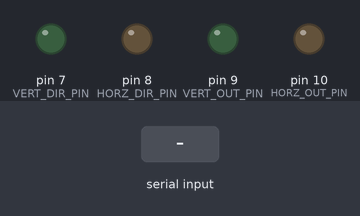
The sketch below on a simulated Arduino Uno, built with avr-gcc and run on an emulated ATmega328P. On the bench: output pins drawn as LEDs (lit = HIGH). Dashed ring = blinking. The test bench sets the inputs (shaded band).

Above: at 1.2 s.
1.3 s: "1" received over Serial
At 2.34 s:
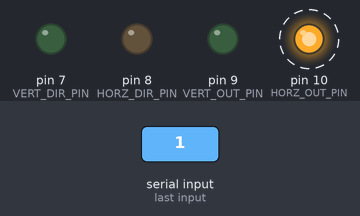
4.3 s: "0" received over Serial
At 4.91 s:
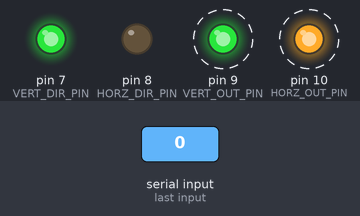
7.3 s: byte 101 (CMD_RESET) received over Serial
At 7.7 s:
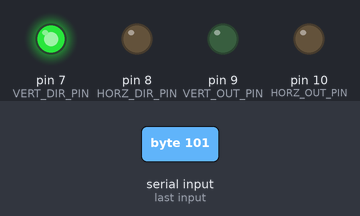
8.8 s: "2" received over Serial
At 8.97 s:
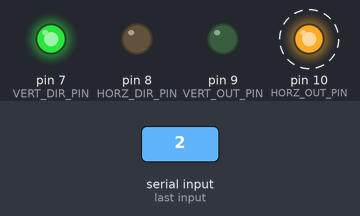
11.8 s: "1" received over Serial
At 12.31 s:
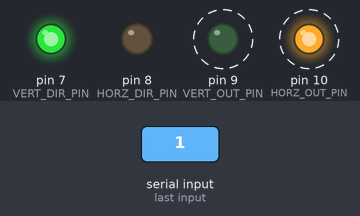
Timing chart, 0 to 15.8 s (numbered marks = the images above; inputs shaded):
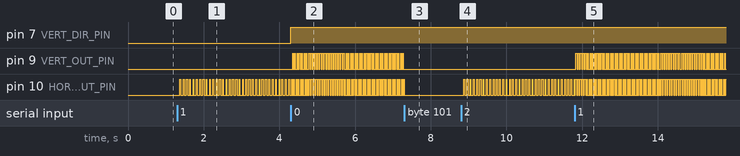

Measured:
- after the input at 1.3 s, pin 10 (HORZ_OUT_PIN): alternates HIGH for 0.03 s and LOW for 0.06 s, starting after 0.07 s
- after the input at 4.3 s, pin 7 (VERT_DIR_PIN): LOW → HIGH at once; pin 9 (VERT_OUT_PIN): alternates HIGH for 0.01 s and LOW for 0.05 s, starting after 0.05 s; pin 10 (HORZ_OUT_PIN): alternates HIGH for 0.01 s and LOW for 0.05 s, starting after 0.08 s
- after the input at 7.3 s, pin 9 (VERT_OUT_PIN): stops changing and stays LOW; pin 10 (HORZ_OUT_PIN): goes on until 7.3 s, then stays LOW
- after the input at 8.8 s, pin 10 (HORZ_OUT_PIN): alternates HIGH for 0.03 s and LOW for 0.06 s, starting after 0.07 s
- after the input at 11.8 s, pin 9 (VERT_OUT_PIN), pin 10 (HORZ_OUT_PIN): alternates HIGH for 0.01 s and LOW for 0.05 s, starting at once

The sketch:

pwm_control.ino
```cpp
#include <Scheduler.h>

#define VERT_DIR_PIN 7
#define HORZ_DIR_PIN 8

#define VERT_OUT_PIN 9
#define HORZ_OUT_PIN 10

enum ARD_COMMANDS {
	CMD_RESET = 101,
	CMD_SPEED_TEST_HORZ,
	CMD_SPEED_TEST_VERT,
	CMD_SET_SPEED_MOD_HORZ,
	CMD_SET_SPEED_MOD_VERT,
	CMD_SET_PULSE,
};

enum AXIS {
	AXIS_HORZ = 0,
	AXIS_VERT,
	NUM_AXIS
};

int vert_dir;
int horz_dir;

int w_horz;
int w_vert;

int horz_delay;
int vert_delay;
int horz_T;
int vert_T;
bool horz_up;
bool vert_up;

int prev_horz_dir;
int prev_vert_dir;

int speed_mod_horz;
int speed_mod_vert;

int pulse;

int next_axis;

void setup() {
	Serial.begin(9600);
	pinMode(VERT_DIR_PIN, OUTPUT);
	pinMode(HORZ_DIR_PIN, OUTPUT);
	pinMode(VERT_OUT_PIN, OUTPUT);
	pinMode(HORZ_OUT_PIN, OUTPUT);

	digitalWrite(HORZ_DIR_PIN, 0);
	digitalWrite(VERT_DIR_PIN, 0);

	w_horz = 0;
	w_vert = 0;

	prev_horz_dir = 0;
	prev_vert_dir = 0;

	horz_delay = 0;
	vert_delay = 0;

	pulse = 100; //Pulse length in microseconds

	horz_up = false;
	vert_up = false;

	next_axis = AXIS_HORZ;

	speed_mod_horz = 28000;
	speed_mod_vert = 28000;

	Scheduler.startLoop(set_speed_loop);
}

void set_speed_loop()
{
	int min_delay;

	if (horz_delay == 0) {
		if (horz_up) {
			digitalWrite(HORZ_OUT_PIN, 0);
			horz_delay = (horz_T - pulse);
			horz_up = false;
		} else {
			if (w_horz != 0) {
				horz_T = speed_mod_horz/w_horz;
				if (prev_horz_dir != horz_dir) {
					digitalWrite(HORZ_DIR_PIN, horz_dir);
					delayMicroseconds(1);
					prev_horz_dir = horz_dir;
			 }
				digitalWrite(HORZ_OUT_PIN, 1);
				horz_delay = pulse;
				horz_up = true;
			} else {
				horz_delay = 150;
			}
		}
	}
	if (vert_delay == 0) {
		if (vert_up) {
			digitalWrite(VERT_OUT_PIN, 0);
			vert_delay = (vert_T - pulse);
			vert_up = false;
		} else {
			if (w_vert != 0) {
				vert_T = speed_mod_vert/w_vert;
				if (prev_vert_dir != vert_dir) {
					digitalWrite(VERT_DIR_PIN, vert_dir);
					delayMicroseconds(1);
					prev_vert_dir = vert_dir;
				}
				digitalWrite(VERT_OUT_PIN, 1);
				vert_delay = pulse;
				vert_up = true;
			} else {
				vert_delay = 150;
			}
		}
	}

	min_delay = min(vert_delay, horz_delay);

	delayMicroseconds(min_delay);
	horz_delay -= min_delay;
	vert_delay -= min_delay;

	yield();
}

void speed_test_horz()
{
	int T = speed_mod_horz / 100;
	unsigned long start_time, end_time, total_time;

	start_time = millis();

	digitalWrite(HORZ_DIR_PIN, 1);
	delayMicroseconds(1);

	for (int i = 0; i < 180*40; i++) {
		digitalWrite(HORZ_OUT_PIN, 1);
		delayMicroseconds(pulse);
		digitalWrite(HORZ_OUT_PIN, 0);
		delayMicroseconds(T - pulse);
	}

	digitalWrite(HORZ_DIR_PIN, 0);
	delayMicroseconds(1);

	for (int i = 0; i < 180*40; i++) {
		digitalWrite(HORZ_OUT_PIN, 1);
		delayMicroseconds(pulse);
		digitalWrite(HORZ_OUT_PIN, 0);
		delayMicroseconds(T - pulse);
	}

	end_time = millis();

	total_time = end_time - start_time;

	//unsigned long is 4 bytes long, serial sends LSB byte first
	Serial.write((char *)total_time, 4);
}

void speed_test_vert()
{
	int T = speed_mod_vert / 100;
	unsigned long start_time, end_time, total_time;

	start_time = millis();

	digitalWrite(VERT_DIR_PIN, 1);
	delayMicroseconds(1);

	for (int i = 0; i < 180*10; i++) {
		digitalWrite(VERT_OUT_PIN, 1);
		delayMicroseconds(pulse);
		digitalWrite(VERT_OUT_PIN, 0);
		delayMicroseconds(T - pulse);
	}

	digitalWrite(VERT_DIR_PIN, 0);
	delayMicroseconds(1);

	for (int i = 0; i < 180*10; i++) {
		digitalWrite(VERT_OUT_PIN, 1);
		delayMicroseconds(pulse);
		digitalWrite(VERT_OUT_PIN, 0);
		delayMicroseconds(T - pulse);
	}

	end_time = millis();

	total_time = end_time - start_time;

	//unsigned long is 4 bytes long, serial sends LSB byte first
	Serial.write((char *)total_time, 4);
}

void set_speed_mod(enum AXIS axis, int val)
{
	if (axis == AXIS_HORZ)
		speed_mod_horz = val;
	else if (axis == AXIS_VERT)
		speed_mod_vert = val;
}

void set_pulse(int val)
{
	pulse = val;
}

void set_speed(int w, enum AXIS axis)
{
	int dir;
	if (w >= 0 && w <= 100)
			dir = 1;
	else {
			w = 256 - w;
			dir = 0;
	}

	if (axis == AXIS_HORZ) {
		w_horz = w;
		horz_dir = !dir;
	} else if (axis == AXIS_VERT) {
		w_vert = w;
		vert_dir = dir;
	}
}

void read_command()
{
	int cmd, val;
	cmd = Serial.read();

	if ((cmd >= 0 && cmd <= 100) || cmd >= 156) {
		set_speed(cmd, next_axis);
		next_axis = (next_axis + 1) % NUM_AXIS;
	} else {
		switch(cmd) {
			case CMD_RESET:
				set_speed(0, AXIS_HORZ);
				set_speed(0, AXIS_VERT);
				next_axis = AXIS_HORZ;
				speed_mod_horz = 28000;
				speed_mod_vert = 28000;
				pulse = 100;
				break;

			case CMD_SPEED_TEST_HORZ:
				speed_test_horz();
				break;

			case CMD_SPEED_TEST_VERT:
				speed_test_vert();
				break;

			case CMD_SET_SPEED_MOD_HORZ:
				while(!Serial.available())
					;
				val = 1000 * Serial.read();
				set_speed_mod(AXIS_HORZ, val);
				break;

			case CMD_SET_SPEED_MOD_VERT:
				while(!Serial.available())
					;
				val = 1000 * Serial.read();
				set_speed_mod(AXIS_VERT, val);
				break;

			case CMD_SET_PULSE:
				while(!Serial.available())
					;
				val = 10 * Serial.read();
				set_pulse( val);
				break;

			default:
				// Unknown command, do nothing
				break;
		}
	}
}

void loop()
{
	while(!Serial.available()) yield();
	read_command();

	yield();
}
```
